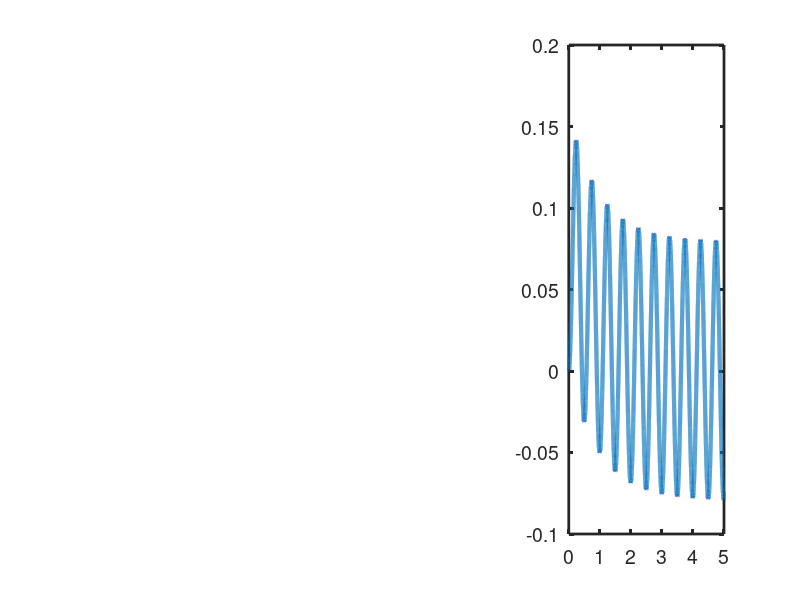
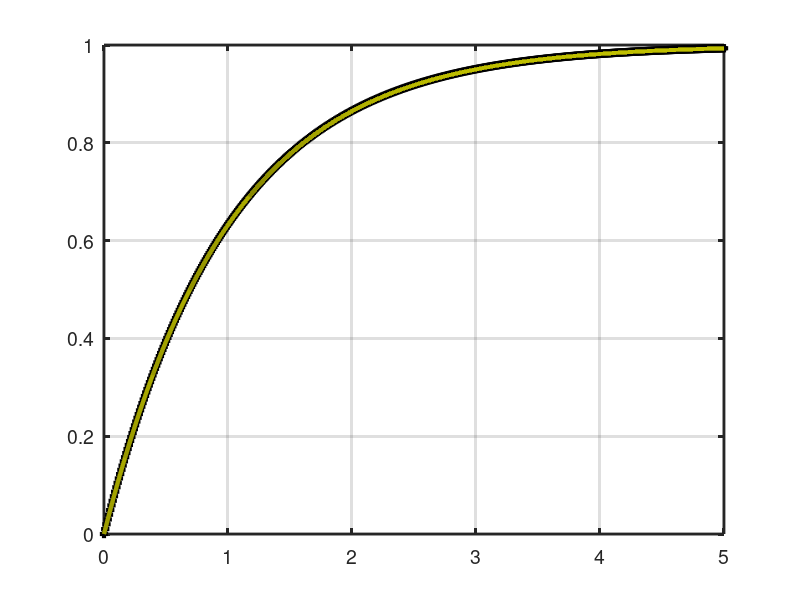
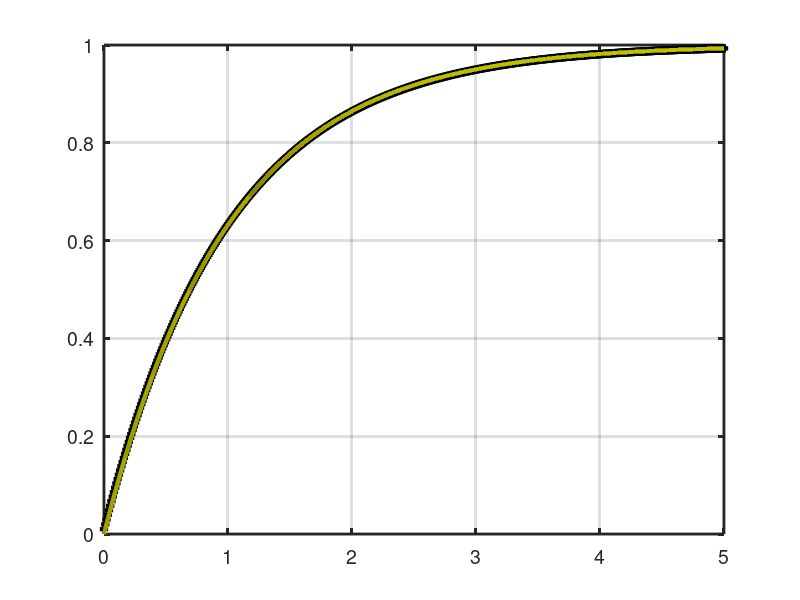
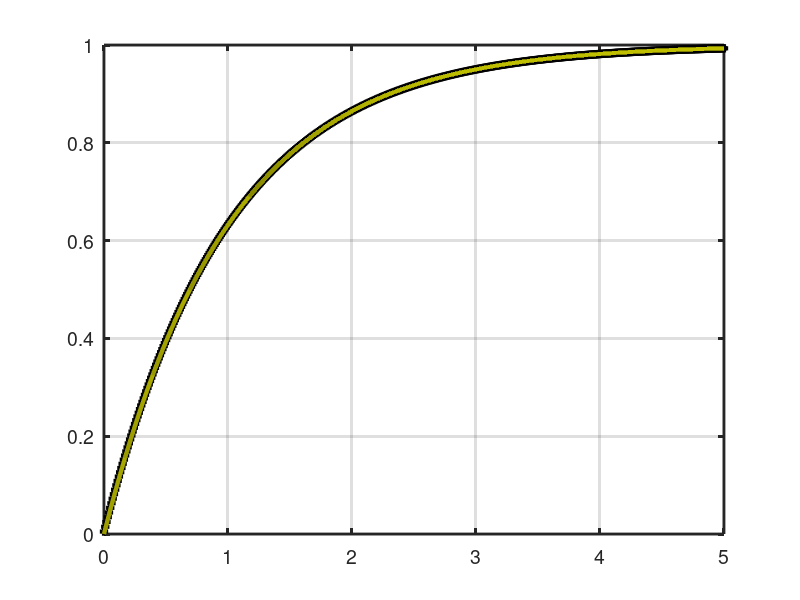

MATLAB code for these plots, in order:
%%%%%%%%%%%%%%%%%%%%%%%%%%%%%%%%%%%%%%%%%%%%%%%%%%%%%%%%%%%%%%%%%%%%
%% 0 - Projeto de filtro e sintese de voz
%% 
%% a. projetar um filtro digital 
%%
%%
%%  20 de Outubro de 2021
%%
%%%%%%%%%%%%%%%%%%%%%%%%%%%%%%%%%%%%%%%%%%%%%%%%%%%%%%%%%%%%%%%%%%%%
%% 1 - Preparação do código 
%% 
%% Boas práticas: limpeza de variáveis; variáveis globais
%% Constantes; carregar bibliotecas;...
%%
%%% Limpeza

clc;          % limpa visual da tela de comandos
close all;    % limpa as figuras
clear all;    % limpa as variáveis

%%% Pacote de controle

pkg load control         %%% Polos e zeros 
pkg load signal          %%% --> Bilinear

%%%%%%%%%%%%%%%%%%%%%%%%%%%%%%%%%%%%%%%%%%%%%%%%%%%%%%%%%%%%%%%%%%%%
%% 2 - Tempo contínuo 
%% 

N = 1;            % Numerador
D = [1 1];        % Denominador

%%% Filtro passa baixas contínuo

FPBc = tf(N,D);

%%% Criar uma senoide artificial com To = 5 segundos

To    = 0.5;              % período da senóide
omega = 2*pi/To;          % frequência angular
Np    = 1e5;              % número de pontos do gráfico
tempo = linspace(0,5,Np); % vetor de tempo
x     = sin(omega*tempo); % senóide

%%% Filtrando o sinal x(t)

x_f = lsim(FPBc,x,tempo);

%%% Visualização

subplot(1,3,1);
impulse(FPBc);

%%% Aprimora a aparência do gráfico

set(findall(gcf,'Type','line'),'LineWidth',3);
set(gca,'FontSize',14,'LineWidth',2);

subplot(1,3,2);
step(FPBc);

%%% Aprimora a aparência do gráfico

set(findall(gcf,'Type','line'),'LineWidth',3);
set(gca,'FontSize',14,'LineWidth',2);

subplot(1,3,3);
plot(tempo,x_f);

%%% Aprimora a aparência do gráfico

set(findall(gcf,'Type','line'),'LineWidth',3);
set(gca,'FontSize',14,'LineWidth',2);

%%%%%%%%%%%%%%%%%%%%%%%%%%%%%%%%%%%%%%%%%%%%%%%%%%%%%%%%%%%%%%%%%%%%
%% 3 - Tempo discreto 
%% 
% Ap1 --> y = (1-T)*ya + T*xa
% Ap2 --> y = (1/(1+T))*ya + (T/(1+T))*x
% Ap3 --> y = -((1-2/T)/(1+2/T))*ya + (1/(1+2/T))*xa + (1/(1+2/T))*x

%%% Escolha da taxa de amostragem

Fs = 100;   % A senoide tem 2Hz, devendo ser amostrada com 4Hz (min)
T  = 1/Fs;  % Taxa de amostragem

%%% Criar o impulso

xi    = [1 zeros(1,Np-1)];

%%% Criar o degrau

xd    = ones(1,Np);

%%% Criar a senoide

td    = linspace(0,5,5/T);
xs    = sin(omega*td);

%%% Implementando a primeira aproximação

% Ap1 --> y = (1-T)*ya + T*xa

%%% Valores iniciais das variáveis

[yd, time, X0] = step(FPBc,tempo);

%%% Valores iniciais das variáveis

yd1a = 0;
yd2a  = 0;
yd3a  = 0;
xd1a  = 0;
xd2a  = 0;

for k = 1:length(td)
  
  yd1(k) = (1-T)*yd1a + T*xd1a;
  yd2(k) = (1/(1+T))*yd2a + (T/(1+T))*xd(k);
  yd3(k) = -((1-2/T)/(1+2/T))*yd3a + (1/(1+2/T))*xd2a + (1/(1+2/T))*xd(k);
  
  %%% Atualizar o valores
  
  yd1a  = yd1(k);
  yd2a  = yd2(k);
  yd3a  = yd3(k);
  xd1a  = xd(k);
  xd2a  = xd(k);
  
end

%%% Y1

figure()

plot(td,yd1,'k+'); grid; hold;plot(tempo,yd, 'y');

%%% Aprimora a aparência do gráfico

set(findall(gcf,'Type','line'),'LineWidth',3);
set(gca,'FontSize',14,'LineWidth',2);


%%% Y2

figure()

plot(td,yd2,'k+'); grid; hold;plot(tempo,yd, 'y');

%%% Aprimora a aparência do gráfico

set(findall(gcf,'Type','line'),'LineWidth',3);
set(gca,'FontSize',14,'LineWidth',2);

%%%% Y3
figure()

plot(td,yd3,'k+'); grid; hold;plot(tempo,yd, 'y');

%%% Aprimora a aparência do gráfico

set(findall(gcf,'Type','line'),'LineWidth',3);
set(gca,'FontSize',14,'LineWidth',2);
